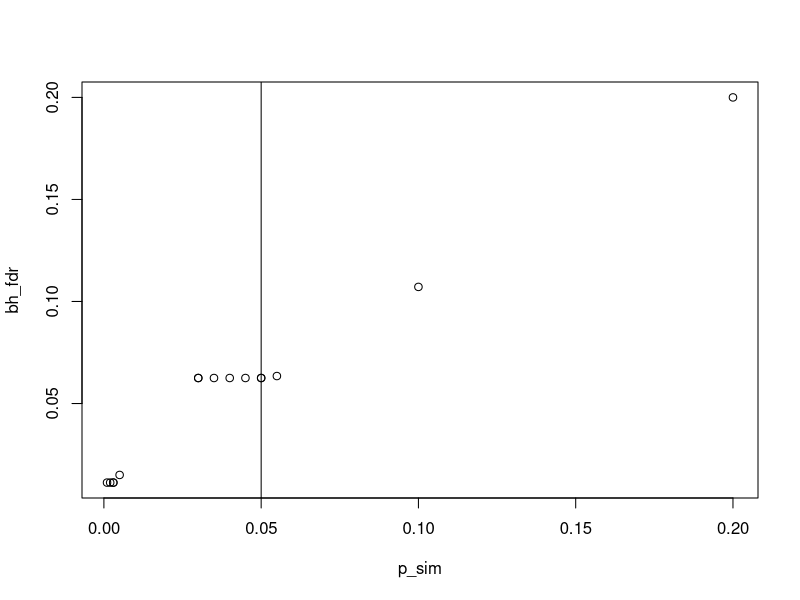

Recreate this plot in R.
## ---- chunk 1
knitr::opts_chunk$set(echo = TRUE)
## ---- chunk 2
p_sim <- c(0.03, 0.04, 0.03, 0.05, 0.05, 0.001, 0.002, 0.003, 0.005, 0.003, 0.1, 0.2, 0.035, 0.055, 0.045)
bh_fdr <- stats::p.adjust(p_sim, method = "fdr") # is equal to method = "BH"
## ---- chunk 3
p_sim <- c(0.03, 0.04, 0.03, 0.05, 0.05, 0.001, 0.002, 0.003, 0.005, 0.003, 0.1, 0.2, 0.035, 0.055, 0.045)
bh_fdr <- stats::p.adjust(p_sim, method = "fdr") # is equal to method = "BH"
plot(p_sim, bh_fdr)
abline(v = 0.05)
# applying a 0.2 threshold (exploratory study)
names(bh_fdr)[bh_fdr >= 0.2] <- "n.s"
names(bh_fdr)[bh_fdr < 0.2] <- "*"
